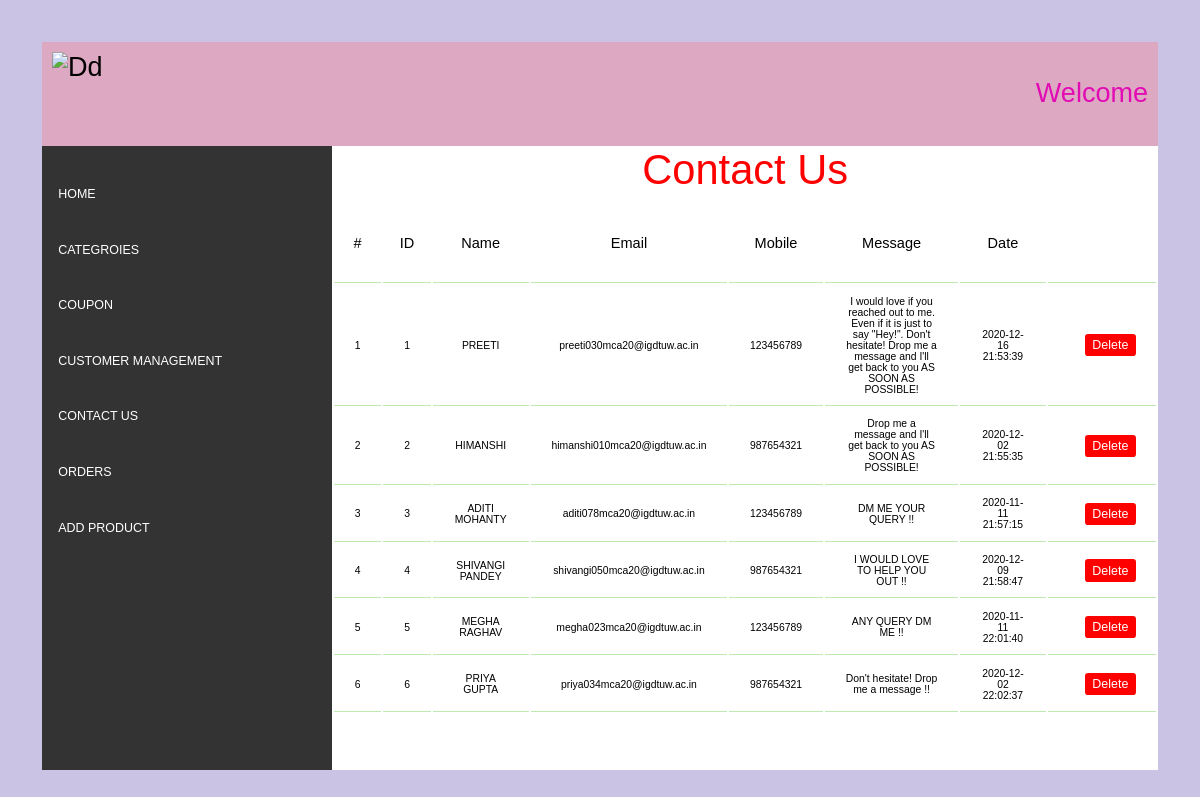
The app's page /adimfiles/contact_us.php with its own data.
### tables this page shows
CREATE TABLE `contact_us` (
  `id` int(11) NOT NULL,
  `name` varchar(255) NOT NULL,
  `email` varchar(75) NOT NULL,
  `mobile` varchar(255) NOT NULL,
  `subject` varchar(55) NOT NULL,
  `comment` varchar(255) NOT NULL,
  `added_on` datetime NOT NULL
);

### adimfiles/contact_us.php (the view, shortened to what this page needs)
<?php include "../adimfiles/dasboard.php";
$sql="select * from contact_us order by id asc";
$res=mysqli_query($con,$sql);
?>
<div class="title-topic" > contact us </div>
					  <table class="info info-cont">
						 <thead>
							<tr>
							   <th class="serial">#</th>
							   <th>ID</th>
							   <th>Name</th>
							   <th>Email</th>
							   <th>Mobile</th>
							   <th>Message</th>
							   <th>Date</th>
							   <th></th>
							</tr>
						 </thead>
						 <tbody>
							<?php
							$i=0;
							while($row=mysqli_fetch_assoc($res)){	$i++?>
							<tr>
							   <td class="serial"><?php echo $i?></td>
							   <td><?php echo $row['id']?></td>
							   <td><?php echo $row['name']?></td>
							   <td><?php echo $row['email']?></td>
							   <td><?php echo $row['mobile']?></td>
							   <td><?php echo $row['comment']?></td>
							   <td><?php echo $row['added_on']?></td>
							   <td>
								<?php
								echo "<span class='action action-delete'><a href='?type=delete&id=".$row['id']."'>Delete</a></span>";
								?>
							   </td>
							</tr>
							<?php } ?>
						 </tbody>
					  </table>

### adimfiles/dasboard.php (shortened to what this page needs)
<!DOCTYPE html>
<html lang="en">
<head>
    <link rel="stylesheet" href="../css/style.css">
</head>
<body bgcolor="#CBC3E3">
    <div class="container">
        <div class="aheader"><img src="../img/dm_logo1_.png" alt="dd">
            <a href="#">welcome <?php echo $_SESSION['ADMIN_USERNAME']?></a>
        </div>
        <div class="content">
            <div class="topic">
                <ul>
                    <li><a href="home.php" class="activeh">home    </a></li>
                    <li><a href="cat.php">categroies     </a></li>
                    <li><a href="coupon.php">coupon     </a></li>
                    <li><a href="cust_man.php">customer management    </a></li>
                    <li><a href="contact_us.php">contact us    </a></li>
                    <li><a href="order.php">Orders    </a></li>
                    <li><a href="add_product.php">Add Product  </a></li>
                </ul>
            </div>
            <div class="view">

### css/style.css (style rules this page uses)
*, *::after, *::before { margin: 0; padding: 0; box-sizing: border-box; }
html, body { font-family: Verdana, Geneva, Tahoma, sans-serif; font-size: 1.3rem; font-weight: 400; }
.container { max-width: 120rem; margin: 2rem 2rem; min-height: 30rem; }
.aheader { display: flex; height: 5rem; background-color: #f0889973; justify-content: space-between; align-items: center; text-transform: capitalize; }
.aheader img { margin: 0.5rem; width: 6rem; height: 4rem; }
.aheader a { text-decoration: none; text-transform: capitalize; color: #e20bb3; margin-right: 0.5rem; word-spacing: 0.2rem; }
.content { display: flex; height: 30rem; background-color: #333; }
.content ul { text-align: left; }
.content ul li { position: relative; margin: 0.4rem 0; text-transform: uppercase; font-size: 0.6rem; padding: 0.8rem 0.8rem; list-style: none; }
.content ul li a { position: relative; z-index: 10; color: white; text-decoration: none; transition: all 0.2s cubic-bezier(1, 0, 0, 1); transition-delay: 0.2s; }
.content ul li::before { content: ""; background-color: #ee2a4b; width: 5px; height: 100%; position: absolute; transform: scaleY(0); left: 0; top: 0; transition: all 0.2s cubic-bezier(1, 0, 0, 1); transition-delay: 0.2s; }
.content ul li:nth-child(1) { margin-top: 1.2rem; }
.topic { flex: 0 0 26%; }
.view { flex: 1; background-color: white; overflow-y: auto; }
.title-topic { text-transform: capitalize; font-size: 2rem; font-family: 'Gill Sans', 'Gill Sans MT', Calibri, 'Trebuchet MS', sans-serif; text-align: center; color: red; }
.info thead tr { justify-content: space-between; }
.info thead tr th { text-align: center; font-weight: 200; border-bottom: 1px solid rgba(127, 213, 103, 0.5); }
.info tbody tr td { text-align: center; border-bottom: 1px solid rgba(127, 213, 103, 0.5); }
.info tbody tr td .action { transition: all 0.2S; }
.info tbody tr td .action a { display: inline-block; text-align: center; text-decoration: none; color: white; font-size: 0.6rem; }
.info tbody tr td .action-delete { display: inline-block; margin-left: 0.8rem; transition: all 0.2s; border-radius: 0.15rem; padding: 0.2rem 0.35rem; background-color: red; }
.info-cont thead tr th { font-size: 0.7rem; padding: 1.9rem .5rem 1.5rem .5rem; }
.info-cont tbody tr td { font-size: 0.5rem; padding: 0.5rem 1rem; }

### records on screen
contact_us: id "1", name "PREETI", email "preeti030mca20@igdtuw.ac.in", mobile "123456789", comment "I would love if you reached out to me. Even if it is just to say \"Hey!\". Don't hesitate! Drop me a message and I'll get back to you AS SOON AS POSSIBLE!", added_on "2020-12-16 21:53:39"
contact_us: id "2", name "HIMANSHI", email "himanshi010mca20@igdtuw.ac.in", mobile "987654321", comment "Drop me a message and I'll get back to you AS SOON AS POSSIBLE!", added_on "2020-12-02 21:55:35"
contact_us: id "3", name "ADITI MOHANTY", email "aditi078mca20@igdtuw.ac.in", mobile "123456789", comment "DM ME YOUR QUERY !!", added_on "2020-11-11 21:57:15"
contact_us: id "4", name "SHIVANGI PANDEY", email "shivangi050mca20@igdtuw.ac.in", mobile "987654321", comment "I WOULD LOVE TO HELP YOU OUT !!", added_on "2020-12-09 21:58:47"
contact_us: id "5", name "MEGHA RAGHAV", email "megha023mca20@igdtuw.ac.in", mobile "123456789", comment "ANY QUERY DM ME !!", added_on "2020-11-11 22:01:40"
contact_us: id "6", name "PRIYA GUPTA", email "priya034mca20@igdtuw.ac.in", mobile "987654321", comment "Don't hesitate! Drop me a message !!", added_on "2020-12-02 22:02:37"
